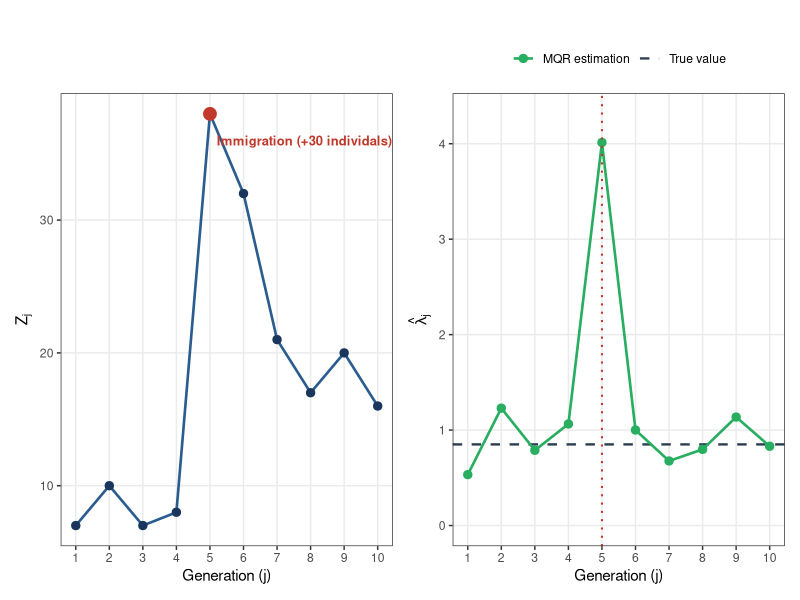

Write R code to recreate this figure.
# ==============================================================================
# GW with immigration and evolving parameter
# ==============================================================================

if (!require("ggplot2")) install.packages("ggplot2")
if (!require("patchwork")) install.packages("patchwork")

library(ggplot2)
library(patchwork)

# GW process with immigration simulation
set.seed(42)

n_gen <- 10
lambda_real <- 0.85 # Sub-critical regime
z <- numeric(n_gen)
z_0 <- 5            # Initial population

# Generaction 1
z[1] <- rpois(1, lambda = z_0 * lambda_real)

# Generations 2 to 4: Normal evolution
for (i in 2:4) {
  z[i] <- rpois(1, lambda = z[i-1] * lambda_real)
}

# Massive immigration at generation 5
z[5] <- rpois(1, lambda = z[4] * lambda_real) + 30 

# Generations 6 to 10: The process goes on
for (i in 6:n_gen) {
  z[i] <- rpois(1, lambda = z[i-1] * lambda_real)
}

# Bayesian estimation (Theorem 7)
lambda_est <- numeric(n_gen)
alpha_prior <- 1
beta_prior  <- 10

# Initial inference
lambda_est[1] <- (alpha_prior + z[1]) / (beta_prior + z_0)

# Iterative update (Gen 2 to 10)
for (j in 2:n_gen) {
  alpha_post <- z[j] + 2 * lambda_est[j-1]
  beta_post  <- z[j-1] + 2
  lambda_est[j] <- alpha_post / beta_post # MQR estimation
}

# ggplot2 panel construction
df_sim <- data.frame(
  Generacion = 1:n_gen,
  Casos_Z = z,
  Lambda_Est = lambda_est,
  Lambda_Real = lambda_real
)

# ==============================================================================
# 5. VISUALIZATION 
# ==============================================================================

# Panel A: Time series
p1 <- ggplot(df_sim, aes(x = Generacion, y = Casos_Z)) +
  geom_line(color = "#2b5c8f", linewidth = 0.9) +
  geom_point(color = "#1a365d", size = 2.5) +
  geom_point(data = subset(df_sim, Generacion == 5), 
             aes(x = Generacion, y = Casos_Z), 
             color = "#c0392b", size = 4) +
  annotate("text", x = 5.2, y = max(z) - 2, 
           label = "Immigration (+30 individals)", 
           color = "#c0392b", fontface = "bold", size = 3.3, hjust = 0) +
  scale_x_continuous(breaks = 1:n_gen) +
  labs(
    title = "",
    x = "Generation (j)",
    y = expression(Z[j])
  ) +
  theme_bw(base_size = 11) +
  theme(
    plot.title = element_text(face = "bold", size = 11),
    panel.grid.minor = element_blank()
  )

# Panel B: Adaptation of the Lambda parameter
p2 <- ggplot(df_sim, aes(x = Generacion)) +
  # Real value of Lambda
  geom_hline(aes(yintercept = lambda_real, color = "True value"), 
             linetype = "dashed", linewidth = 0.8) +
  # MQR estimates
  geom_line(aes(y = Lambda_Est, color = "MQR estimation"), 
            linewidth = 0.9) +
  geom_point(aes(y = Lambda_Est, color = "MQR estimation"), 
             size = 2.5) +
  # Vertical line where the immigration occurs
  geom_vline(xintercept = 5, linetype = "dotted", color = "#c0392b", linewidth = 0.7) +
  scale_x_continuous(breaks = 1:n_gen) +
  scale_y_continuous(limits = c(0, max(lambda_est) + 0.3)) +
  scale_color_manual(
    name = NULL,
    values = c(
      "MQR estimation" = "#27ae60",
      "True value" = "#2c3e50"
    )
  ) +
  labs(
    title = "",
    x = "Generation (j)",
    y = expression(hat(lambda)[j])
  ) +
  theme_bw(base_size = 11) +
  theme(
    plot.title = element_text(face = "bold", size = 11),
    panel.grid.minor = element_blank(),
    legend.position = "top",
    legend.box = "horizontal"
  )

# multi-panel figure
figura_inmigracion <- p1 | p2

# Output
print(figura_inmigracion)
